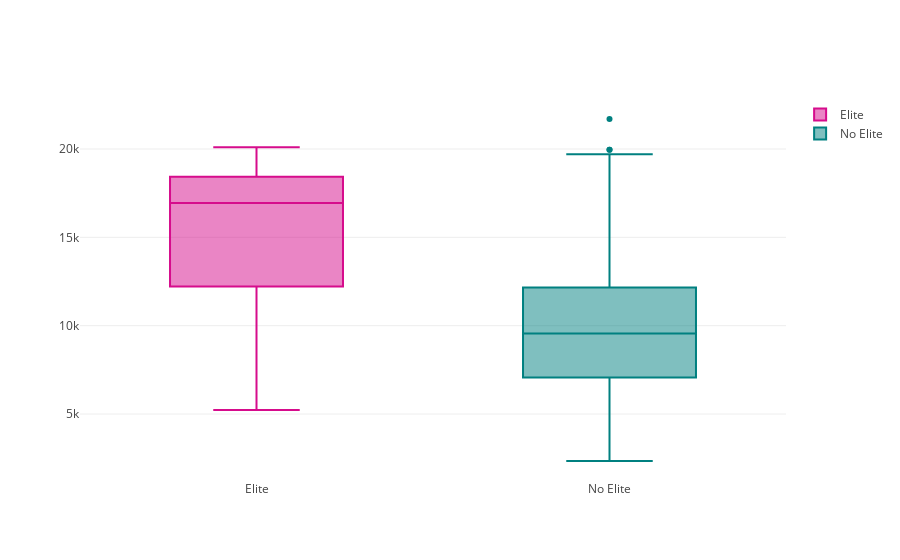

Source (notebook cell):
### Code cell
#Pintamos
trace0 = go.Box(
    y=si_e['Outstate'],
    name = 'Elite',
    marker = dict(
        color = 'rgb(214, 12, 140)',
    )
)
trace1 = go.Box(
    y=no_e['Outstate'],
    name = 'No Elite',
    marker = dict(
        color = 'rgb(0, 128, 128)',
    )
)
layout = go.Layout(
    title = "Boxplots Outstate y Elite"
)
data = [trace0, trace1]
fig = go.Figure(data=data,layout=layout)
py.iplot(data)

### Figure 1 — Plotly figure (JSON) as saved in the notebook; plotly's stock layout.template omitted (floating-point values rounded to 4 significant figures; data arrays with more than 128 entries replaced by an {"elided": "..."} marker saying what was removed)
{"data": [{"marker": {"color": "rgb(214, 12, 140)"}, "name": "Elite", "type": "box", "y": [12960, 19760, 17926, 11660, 19030, 19528, 18165, 19292, 17900, 15700, 11850, 17000, 18930, 18000, 11720, 17142, 18624, 19545, 17295, 18432, 18590, 17600, 9900, 13440, 18300, 6489, 15688, 5224, 18485, 17230, 8800, 14360, 18800, 15909, 20100, 17748, 10320, 16404, 16560, 12900, 18200, 16200, 19900, 17475, 15200, 19300, 17238, 18820, 16900, 6550, 6550, 10900, 5391, 12240, 11648, 12024, 18930, 7090, 7560, 15732, 9843, 8400, 16850, 17020, 16230, 17840, 12212, 17865, 18920, 13850, 13750, 18350, 18345, 19130, 11480, 19629, 12680, 19840]}, {"marker": {"color": "rgb(0, 128, 128)"}, "name": "No Elite", "type": "box", "y": {"elided": "699 int values"}}], "layout": {}}
